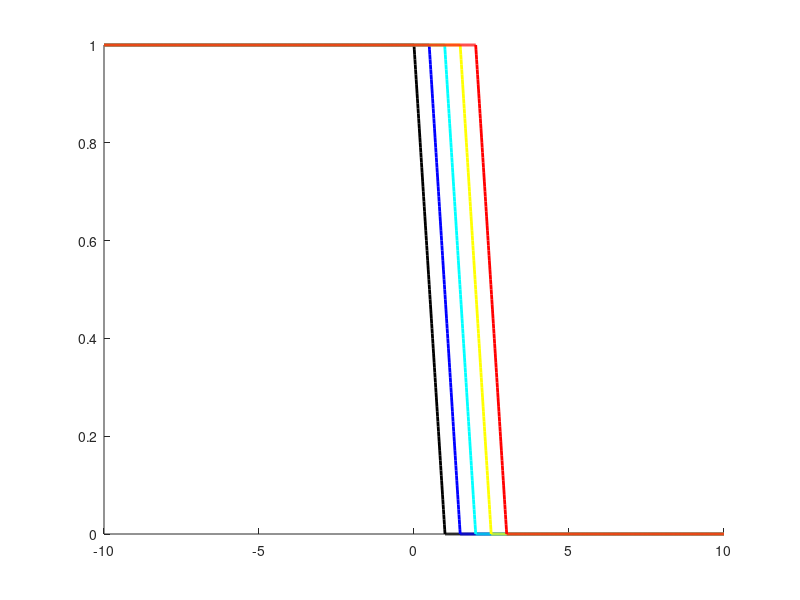

This chart was generated by the following MATLAB code: (Note: this script raises an error after producing the figure.)
close all
% Initialize function
dx = 0.01;
X = -10:dx:10;
dt = 0.01;
T_values = [0.5, 1, 1.5, 2]; % Multiple time instances
colors = jet(length(T_values)); % For different colors
time_total = max(T_values);
time_steps = time_total/dt;

% Time array for solving
time = 0:dt:time_total;
U = zeros(length(time),length(X));

% Initial condition
for i = 1:length(X)
    k = X(i);
    if k <= 0
        U(1,i) = 1;
    elseif k > 0 && k <= 1
        U(1,i) = 1 - k;
    else
        U(1,i) = 0;
    end
end

lambda = dt/dx;

% FTBS scheme
for j = 1:length(time)-1
    for i = 2:length(X)
        U(j+1,i) = U(j,i)*(1-lambda) + lambda*U(j,i-1);
    end
    U(j+1,1) = U(j+1,2); % Boundary condition
end

% Plotting the results at multiple time instances
figure;
hold on;

% Plot the initial condition
plot(X, U(1,:), 'k', 'Linewidth', 2, 'DisplayName', 'Initial Condition at T=0');

% Plot results at multiple time steps
for k = 1:length(T_values)
    % Find the index corresponding to the required time step
    idx = round(T_values(k)/dt);
    plot(X, U(idx,:), 'Color', colors(k,:), 'LineWidth', 2, 'DisplayName', ['T = ' num2str(T_values(k))]);
end

% Customize the plot
ax = gca;
ax.XAxisLocation = 'origin';
ax.YAxisLocation = 'origin';
xlabel('Position')
ylabel('U')
title('Transport Equation - FTBS at Multiple Time Instances')

% Add vertical dashed lines for reference
xlim([-12 12])
ylim([-0.2 1.2])
line([10 10], ylim, 'Color', 'k', 'LineStyle', '--')
line([-10 -10], ylim, 'Color', 'k', 'LineStyle', '--')

% Add legend
legend show
hold off
